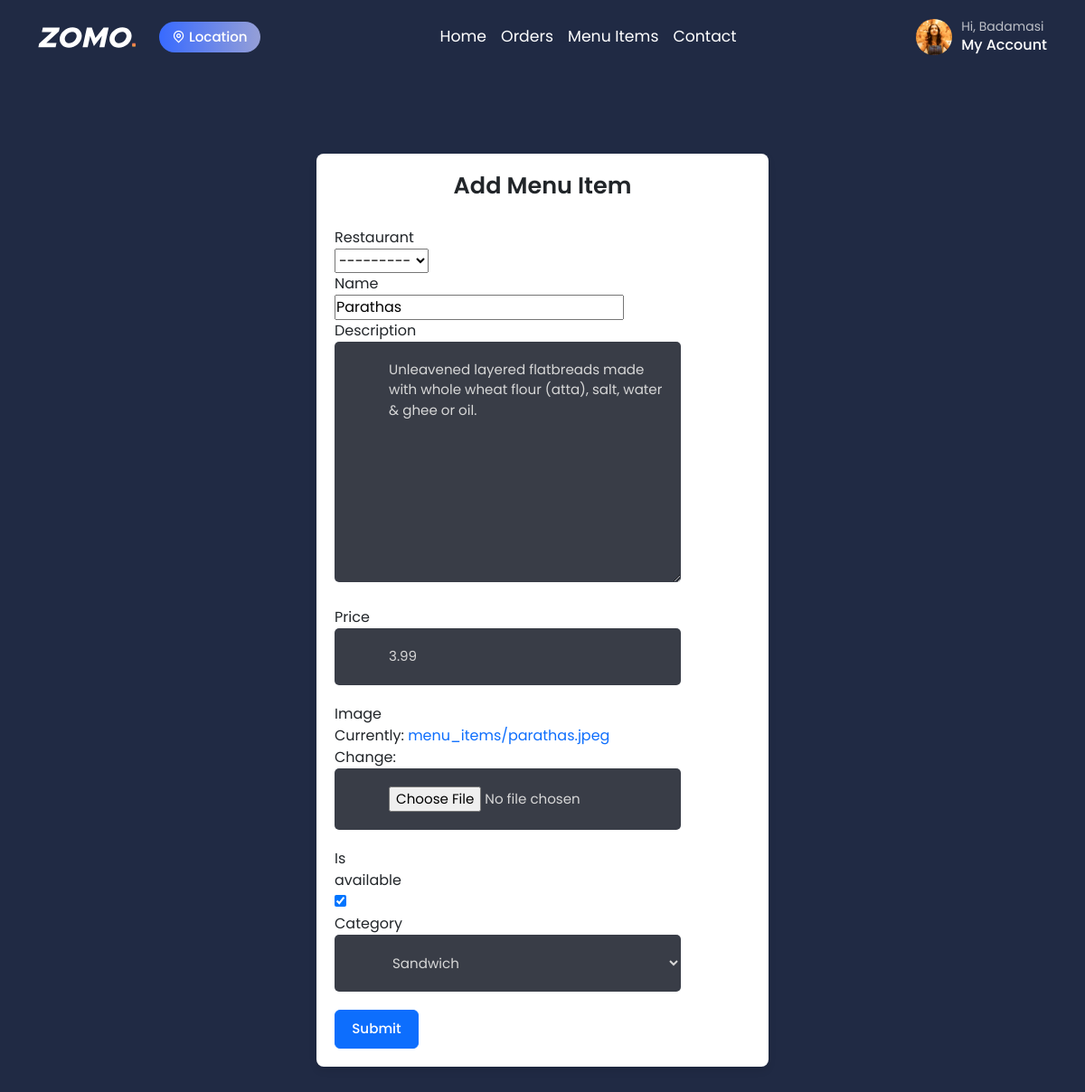
The page /edit-menu-item/35/ (signed in) on the database its author committed.
### user/models.py (models this page shows, shortened)
class User(AbstractBaseUser, PermissionsMixin):
    ROLE_CHOICES = [
        ('customer', 'Customer'),
        ('restaurant', 'Restaurant'),
        ('delivery_person', 'Delivery Person'),
    ]
    email = models.EmailField(_('email address'), unique=True)
    first_name = models.CharField(_('first name'), max_length=30, blank=True)
    last_name = models.CharField(_('last name'), max_length=30, blank=True)
    is_active = models.BooleanField(_('active'), default=True)
    is_staff = models.BooleanField(_('staff status'), default=False)
    role = models.CharField(max_length=15, choices=ROLE_CHOICES, default='customer')
    date_joined = models.DateTimeField(_('date joined'), default=timezone.now)
    groups = models.ManyToManyField(Group, related_name='custom_user_set', blank=True)
    user_permissions = models.ManyToManyField(Permission, related_name='custom_user_permissions_set', blank=True)
    phone_number = models.CharField(max_length=15, blank=True)
    objects = UserManager()
    USERNAME_FIELD = 'email'  # Set email as the unique identifier for authentication
    EMAIL_FIELD = 'email'
    REQUIRED_FIELDS = []

### restaurant/models.py (models this page shows, shortened)
class MenuItem(models.Model):
    restaurant = models.ForeignKey(Restaurant, on_delete=models.CASCADE, related_name='menu_items', null=True, blank=True)
    menu = models.ForeignKey(Menu, on_delete=models.CASCADE, related_name='menu_items', null=True, blank=True)
    name = models.CharField(max_length=100)
    description = models.TextField()
    price = models.DecimalField(max_digits=6, decimal_places=2)
    image = models.ImageField(upload_to='menu_items/')
    is_available = models.BooleanField(default=True)
    category = models.ForeignKey('Category', on_delete=models.SET_NULL, null=True, related_name='menu_items')
    menu_item_id = models.AutoField(primary_key=True)
    preparation_time = models.IntegerField(default=30)

### restaurant/views.py (the view)
# urls.py: path('edit-menu-item/<int:menu_item_id>/', views.edit_menu_item, name='edit-menu-item'),
@login_required
def edit_menu_item(request, menu_item_id):
    menu_item = get_object_or_404(MenuItem, menu_item_id=menu_item_id)
    if request.method == 'POST':
        form = MenuItemForm(request.POST, request.FILES, instance=menu_item, user=request.user)
        if form.is_valid():
            form.save()
            return redirect('menu-item-list')  # Redirect to the menu item list page or wherever appropriate
    else:
        form = MenuItemForm(instance=menu_item, user=request.user)
    return render(request, 'restaurant/edit-menu-item.html', {'form': form})

### restaurant/forms.py
class MenuItemForm(forms.ModelForm):
    class Meta:
        model = MenuItem
        fields = ['restaurant','name', 'description', 'price', 'image', 'is_available', 'category']
        widgets = {
            'is_available': forms.CheckboxInput(),
            'category': forms.Select(choices=[(category.id, category.name) for category in Category.objects.all()]),
            'restaurant': forms.Select(),
        }
    def __init__(self, *args, **kwargs):
        self.user = kwargs.pop('user', None)  # Extract user from kwargs
        super(MenuItemForm, self).__init__(*args, **kwargs)
        if self.user is not None:
            self.fields['restaurant'].queryset = Restaurant.objects.filter(owner=self.user)

### restaurant/models.py (called while the page is built)
    def __str__(self):
        return self.name

    def __str__(self):
        return self.name

### restaurant/templates/restaurant/edit-menu-item.html (shortened to what this page needs)
{% extends 'restaurant/base.html' %}
{% block content %}
{% load static %}
</head>
<body>
<div class="form-container">
<h2 class="form-title">Add Menu Item</h2>
<form method="post" class="form-horizontal" role="form" enctype="multipart/form-data" >
    <div class="form-group">
        {% for field in form %}
        <label for="{{ field.id_for_label }}" class="col-sm-2 control-label">{{ field.label }}</label>
        <div class="col-sm-10">
            {{ field }}
        </div>
        {% endfor %}
    </div>
    <div class="form-group">
        <div class="col-sm-offset-2 col-sm-10">
            <button type="submit" class="btn btn-primary">Submit</button>
        </div>
    </div>
</form>
</div>
{% endblock %}

### restaurant/templates/restaurant/base.html (shortened to what this page needs)
{% load static %}
<!DOCTYPE html>
<html lang="en">
    <head>
        <link rel="stylesheet" type="text/css" id="rtl-link" href="{% static 'customer/assets/css/vendors/bootstrap.css' %}">
        <link rel="stylesheet" type="text/css" href="{% static 'customer/assets/css/vendors/swiper-bundle.min.css' %}">
        <link rel="stylesheet" type="text/css" href="{% static 'customer/assets/css/fancybox.css' %}">
        <link rel="stylesheet" type="text/css" href="{% static 'customer/assets/css/vendors/remixicon.css' %}">
        <link rel="stylesheet" href="https://cdnjs.cloudflare.com/ajax/libs/font-awesome/6.0.0-beta3/css/all.min.css">
        <link rel="stylesheet" id="change-link" type="text/css" href="{% static 'customer/assets/css/style.css' %}">
    </head>
    <body class="position-relative white-bg dark">
    <header>
        <div class="container">
            <nav class="navbar navbar-expand-lg p-0">
                <a href="{% url 'home' %}">
                    <img class="img-fluid logo" src="{% static 'customer/assets/images/svg/logo.svg' %}" alt="logo">
                </a>
                <a target="_blank" href="#!" data-bs-toggle="modal" data-bs-target="#location"
                    class="btn btn-sm theme-btn location-btn mt-0 ms-3 d-flex align-content-center gap-1">
                    <i class="ri-map-pin-line"></i> Location
                </a>
                <div class="nav-option order-md-2">
                    <div class="profile-part dropdown-button order-md-2">
                        <img class="img-fluid profile-pic" src="{% static 'customer/assets/images/icons/p5.png' %}" alt="profile">
                        <div>
                            {% if user.is_authenticated %}
                                <h6 class="fw-normal">Hi, {{ user.first_name }}</h6>
                                <h5 class="fw-medium">My Account</h5>
                            {% else %}
                                <h6 class="fw-normal">Hi, Visitor</h6>
                                <h5 class="fw-medium">My Account</h5>
                                {% endif %}
                        </div>
                    </div>
                </div>
                <div class="offcanvas offcanvas-end" tabindex="-1" id="offcanvasNavbar">
                    <div class="offcanvas-body">
                        <ul class="navbar-nav justify-content-center flex-grow-1">
                            <li class="nav-item">
                                <a class="nav-link" href="{% url 'home' %}">Home</a>
                            </li>
                            <li class="nav-item">
                                <a class="nav-link" href="{% url 'order-list' %}">Orders</a>
                            </li>
                            <li class="nav-item">
                                <a class="nav-link" href="{% url 'menu-item-list' %}">Menu Items</a>
                            </li>
                            <li class="nav-item">
                                <a class="nav-link" href="{% url 'contact' %}">Contact</a>
                            </li>
                        </ul>
                    </div>
                </div>
            </nav>
        </div>
    </header>
    <br>
    <br>
    <br>
    <br>
    <br>
        {% block content %}
        {% endblock %}
</body>
</html>

### customer/static/customer/assets/css/fancybox.css (style rules this page uses)
:root { --f-spinner-width: 36px;--f-spinner-height: 36px;--f-spinner-color-1: rgba(0, 0, 0, 0.1);--f-spinner-color-2: rgba(17, 24, 28, 0.8);--f-spinner-stroke: 2.75 }
:root { --f-button-width: 40px;--f-button-height: 40px;--f-button-border: 0;--f-button-border-radius: 0;--f-button-color: #374151;--f-button-bg: #f8f8f8;--f-button-hover-bg: #e0e0e0;--f-button-active-bg: #d0d0d0;--f-button-shadow: none;--f-button-transition: all 0.15s ease;--f-button-transform: none;--f-button-svg-width: 20px;--f-button-svg-height: 20px;--f-button-svg-stroke-width: 1.5;--f-button-svg-fill: none;--f-button-svg-filter: none;--f-button-svg-disabled-opacity: 0.65 }

### restaurant/templates/restaurant/edit-menu-item.html (style rules this page uses)
.form-container { max-width: 500px; margin: 50px auto; padding: 20px; background-color: #fff; border-radius: 8px; box-shadow: 0 4px 8px rgba(0,0,0,0.1); }
.form-title { margin-bottom: 30px; text-align: center; }

### rows shown on the page
User: first_name "Badamasi"
MenuItem: form "---------" "Parathas" "Unleavened layered flatbreads made with whole wheat flour (atta), salt, water & ghee or oil." "3.99" "☑" "Sandwich"

### other values the page prints
{{ field.label }} "Restaurant" "Name" "Description" "Price" "Image" "Is available" "Category"
